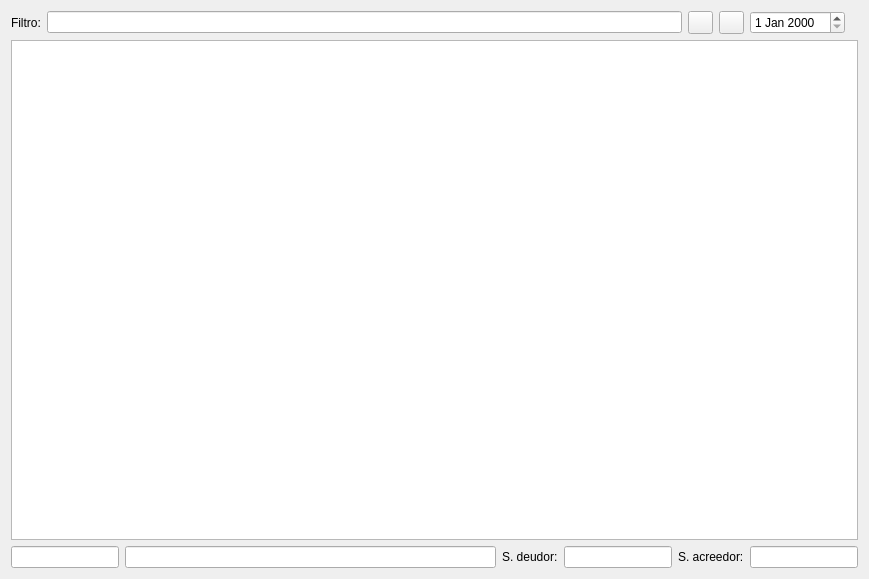
<?xml version="1.0" encoding="UTF-8"?>
<ui version="4.0">
 <author>José Manuel Díez Botella</author>
 <class>diario</class>
 <widget class="QWidget" name="diario">
  <property name="geometry">
   <rect>
    <x>0</x>
    <y>0</y>
    <width>869</width>
    <height>579</height>
   </rect>
  </property>
  <property name="windowTitle">
   <string>Diario</string>
  </property>
  <layout class="QVBoxLayout" name="verticalLayout">
   <item>
    <layout class="QHBoxLayout" name="horizontalLayout">
     <item>
      <widget class="QLabel" name="filtrolabel">
       <property name="text">
        <string>Filtro:</string>
       </property>
      </widget>
     </item>
     <item>
      <widget class="QLineEdit" name="filtrolineEdit">
       <property name="readOnly">
        <bool>true</bool>
       </property>
      </widget>
     </item>
     <item>
      <widget class="QPushButton" name="iniciopushButton">
       <property name="maximumSize">
        <size>
         <width>25</width>
         <height>25</height>
        </size>
       </property>
       <property name="text">
        <string/>
       </property>
       <property name="icon">
        <iconset resource="keme.qrc">
         <normaloff>:/iconos/graf/go-first-view.png</normaloff>:/iconos/graf/go-first-view.png</iconset>
       </property>
      </widget>
     </item>
     <item>
      <widget class="QPushButton" name="finpushButton">
       <property name="maximumSize">
        <size>
         <width>25</width>
         <height>25</height>
        </size>
       </property>
       <property name="text">
        <string/>
       </property>
       <property name="icon">
        <iconset resource="keme.qrc">
         <normaloff>:/iconos/graf/go-last-view.png</normaloff>:/iconos/graf/go-last-view.png</iconset>
       </property>
      </widget>
     </item>
     <item>
      <widget class="QDateEdit" name="fechadateEdit"/>
     </item>
     <item>
      <widget class="QLabel" name="fotolabel">
       <property name="text">
        <string/>
       </property>
      </widget>
     </item>
    </layout>
   </item>
   <item>
    <widget class="QTableView" name="latabladiario">
     <attribute name="verticalHeaderShowSortIndicator" stdset="0">
      <bool>false</bool>
     </attribute>
    </widget>
   </item>
   <item>
    <layout class="QHBoxLayout">
     <property name="spacing">
      <number>6</number>
     </property>
     <property name="leftMargin">
      <number>0</number>
     </property>
     <property name="topMargin">
      <number>0</number>
     </property>
     <property name="rightMargin">
      <number>0</number>
     </property>
     <property name="bottomMargin">
      <number>0</number>
     </property>
     <item>
      <widget class="QLineEdit" name="codigolineEdit">
       <property name="sizePolicy">
        <sizepolicy hsizetype="Preferred" vsizetype="Fixed">
         <horstretch>0</horstretch>
         <verstretch>0</verstretch>
        </sizepolicy>
       </property>
       <property name="font">
        <font>
         <pointsize>8</pointsize>
        </font>
       </property>
       <property name="readOnly">
        <bool>true</bool>
       </property>
      </widget>
     </item>
     <item>
      <widget class="QLineEdit" name="descriplineEdit">
       <property name="font">
        <font>
         <pointsize>8</pointsize>
        </font>
       </property>
       <property name="readOnly">
        <bool>true</bool>
       </property>
      </widget>
     </item>
     <item>
      <widget class="QLabel" name="label_2">
       <property name="text">
        <string>S. deudor:</string>
       </property>
      </widget>
     </item>
     <item>
      <widget class="QLineEdit" name="debelineEdit">
       <property name="sizePolicy">
        <sizepolicy hsizetype="Preferred" vsizetype="Fixed">
         <horstretch>0</horstretch>
         <verstretch>0</verstretch>
        </sizepolicy>
       </property>
       <property name="font">
        <font>
         <pointsize>8</pointsize>
        </font>
       </property>
       <property name="alignment">
        <set>Qt::AlignRight</set>
       </property>
       <property name="readOnly">
        <bool>true</bool>
       </property>
      </widget>
     </item>
     <item>
      <widget class="QLabel" name="label_3">
       <property name="text">
        <string>S. acreedor:</string>
       </property>
      </widget>
     </item>
     <item>
      <widget class="QLineEdit" name="haberlineEdit">
       <property name="sizePolicy">
        <sizepolicy hsizetype="Preferred" vsizetype="Fixed">
         <horstretch>0</horstretch>
         <verstretch>0</verstretch>
        </sizepolicy>
       </property>
       <property name="font">
        <font>
         <pointsize>8</pointsize>
        </font>
       </property>
       <property name="alignment">
        <set>Qt::AlignRight</set>
       </property>
       <property name="readOnly">
        <bool>true</bool>
       </property>
      </widget>
     </item>
    </layout>
   </item>
  </layout>
 </widget>
 <resources>
  <include location="keme.qrc"/>
 </resources>
 <connections/>
</ui>
